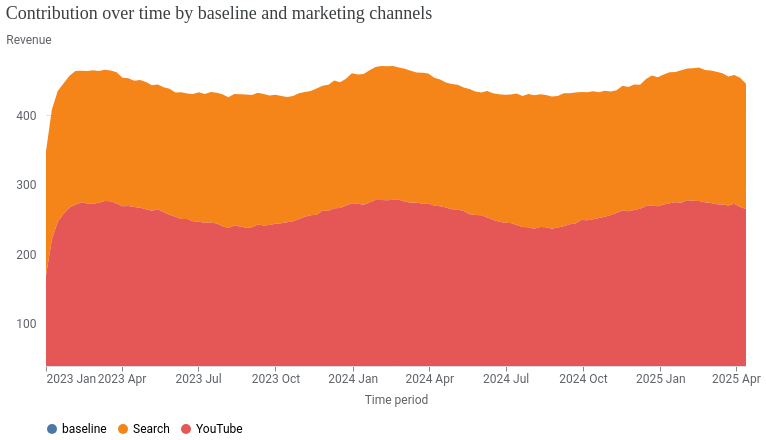

The notebook cell this image was saved under:
### Code cell
chart = media_sum.plot_channel_contribution_area_chart()
chart

### Figure 1 — Vega-Lite specification as saved in the notebook (floating-point values rounded to 4 significant figures; data arrays with more than 128 entries replaced by an {"elided": "..."} marker saying what was removed)
{"config": {"view": {"continuousWidth": 300, "continuousHeight": 300, "strokeOpacity": 0}, "axis": {"labelColor": "#5F6368", "labelFont": "Roboto", "labelFontSize": 12, "titleColor": "#5F6368", "titleFont": "Roboto", "titleFontSize": 12, "titleFontWeight": "normal", "titlePadding": 10}}, "data": {"name": "data-3f64f9de5e0821fce90a4954a3c4fc14"}, "mark": {"type": "area"}, "encoding": {"color": {"field": "channel", "legend": {"labelFont": "Roboto", "labelFontSize": 12, "orient": "bottom", "title": null}, "scale": {"domain": ["baseline", "Search", "YouTube"]}, "sort": ["baseline", "Search", "YouTube"], "type": "nominal"}, "order": {"field": "sort_channel", "sort": "descending", "type": "nominal"}, "tooltip": [{"field": "time", "format": "%Y-%m-%d", "type": "temporal"}, {"field": "channel", "type": "nominal"}, {"field": "incremental_outcome", "format": ",.2f", "type": "quantitative"}], "x": {"axis": {"domainColor": "#DADCE0", "format": "%Y %b", "grid": false, "tickCount": 8}, "field": "time", "title": "Time period", "type": "temporal"}, "y": {"axis": {"domain": false, "labelExpr": "replace(format(datum.value, '.3~s'), 'G', 'B')", "labelPadding": 10, "tickCount": 5, "ticks": false, "titleAlign": "left", "titleAngle": 0, "titleY": -20}, "field": "incremental_outcome", "scale": {"clamp": true, "domainMin": 38.77}, "title": "Revenue", "type": "quantitative"}}, "title": {"text": "Contribution over time by baseline and marketing channels", "anchor": "start", "color": "#3C4043", "font": "Google Sans Display", "fontSize": 18, "fontWeight": "normal", "offset": 10}, "transform": [{"calculate": "indexof(['Search', 'YouTube', 'baseline'], datum.channel)", "as": "sort_channel"}], "width": 700, "$schema": "https://vega.github.io/schema/vega-lite/v5.20.1.json", "datasets": {"data-3f64f9de5e0821fce90a4954a3c4fc14": {"elided": "360 records"}}}
